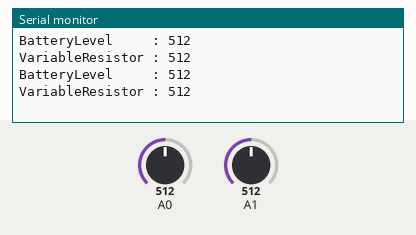
Simulated run of this sketch. Board: Arduino Uno, built with avr-gcc and run on an emulated ATmega328P. Shown: the last lines printed to the serial monitor. Inputs (shaded band) come from the test bench; at power-on: A0 = 512, A1 = 512.

Above: at 1.8 s.
1.9 s: A0 set to 716
At 2.8 s:
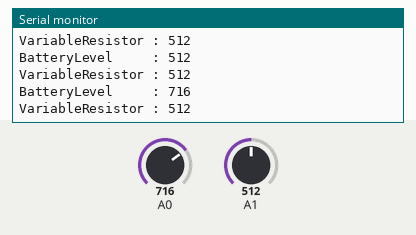
3.4 s: A1 set to 716
At 4.4 s:
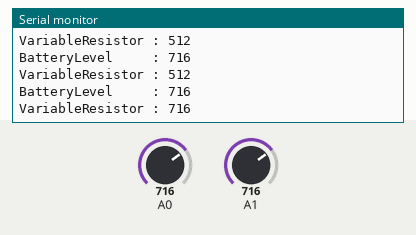
4.9 s: A0 set to 900
At 5.8 s:
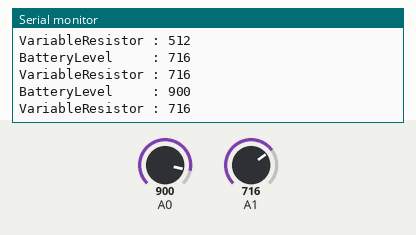
6.4 s: A1 set to 900
At 7.8 s:
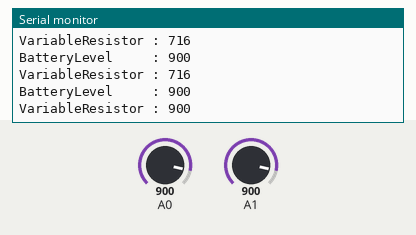
Timing chart, 0 to 8.9 s (numbered marks = the images above; inputs shaded):
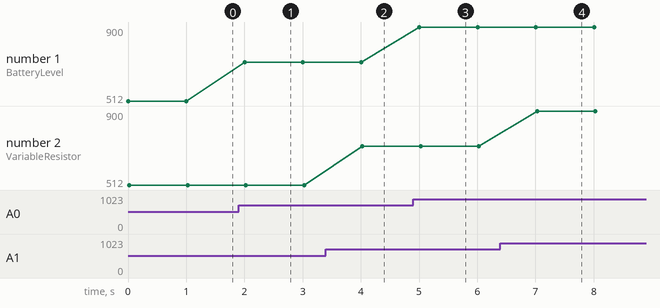

Measured:
- after the input at 1.9 s, the serial monitor: prints a new line after 0.10 s (image 1)
- after the input at 3.4 s, the serial monitor: prints a new line after 0.63 s (image 2)
- after the input at 4.9 s, the serial monitor: prints a new line after 0.10 s (image 3)
- after the input at 6.4 s, the serial monitor: prints a new line after 0.63 s (image 4)
- plotted number 1: 512 → 716 after the input at 1.9 s, 716 → 900 after the input at 4.9 s

The sketch:

BatteryLevel_VariableResistor.ino
```cpp
void setup() {
  // put your setup code here, to run once:
  Serial.begin(9600);
}

void loop() {

  //BatteryLevel 0 ~ 1024
  Serial.print("BatteryLevel     : ");
  Serial.println(analogRead(A0));

  //VariableResistor 450 ~ 950
  Serial.print("VariableResistor : ");
  Serial.println(analogRead(A1));

  delay(1000);
}
```
